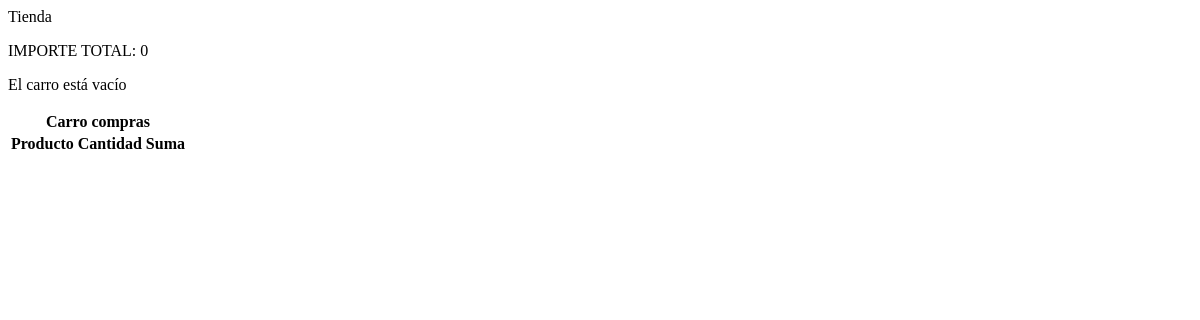
The app's page /tienda/, older data.
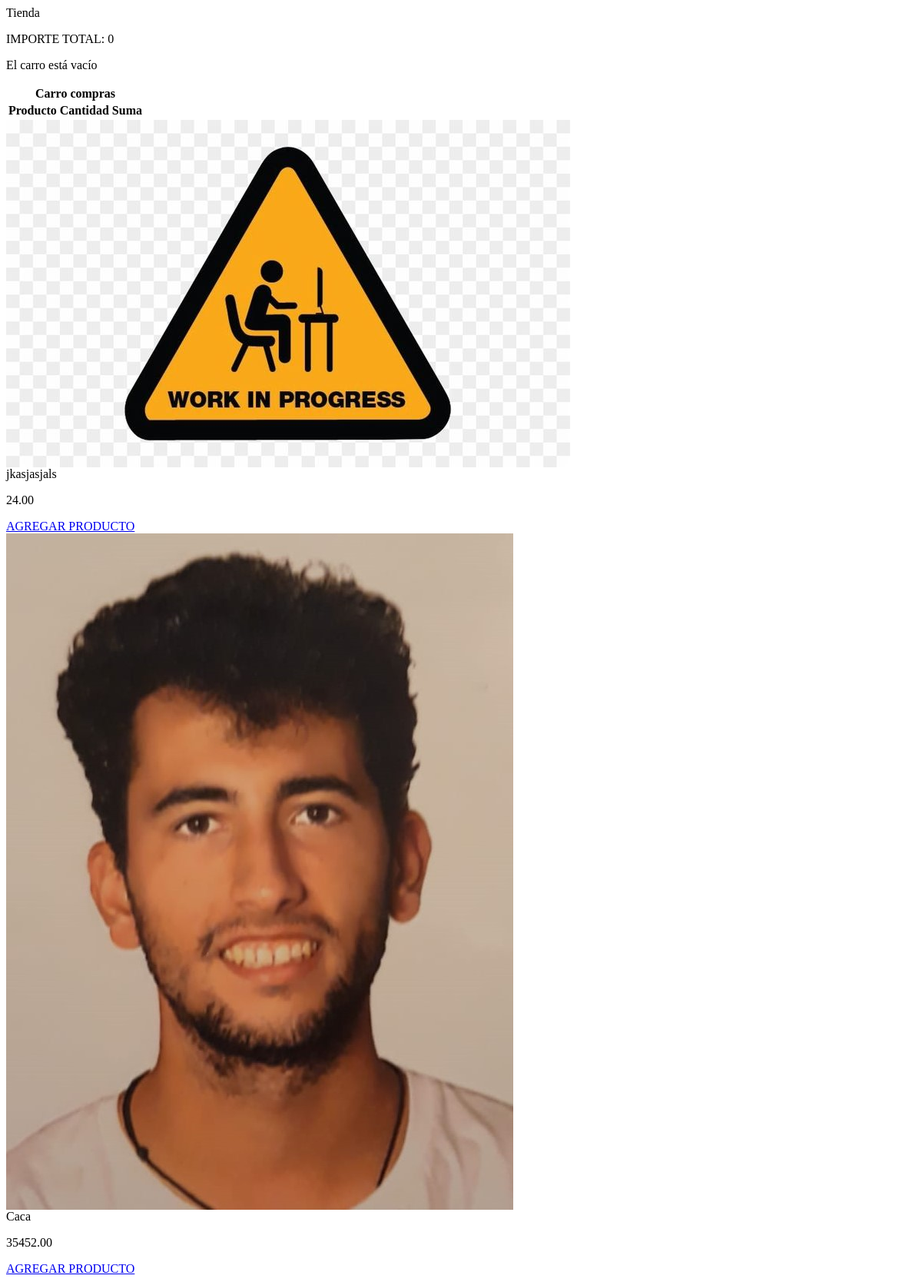
The same page, newer data.
### tienda/models.py (models this page shows, shortened)
class Producto(models.Model):
    nombre=models.CharField(max_length=50)
    updated=models.DateTimeField(auto_now=True)
    created=models.DateTimeField(auto_now_add=True)
    imagen=models.ImageField(upload_to="tienda", null=True, blank=True)
    precio = models.DecimalField(max_digits=10, decimal_places=2)
    secciones=models.ForeignKey(Seccion, on_delete=models.CASCADE)

### tienda/views.py (the view)
# urls.py: path('', views.Tienda, name="Tienda"),
def Tienda(request):
    productos=Producto.objects.all()
    return render(request, "tienda/Tienda.html", {"productos": productos})

### carro/context_processor.py (called while the page is built)
def importe_total_carro(request):
    total=0
    carro=Carro(request)
    if request.user.is_authenticated:
        print(carro.carro)
        for key, value in carro.carro.items():
            total+=float(value["precio"])*float(value["cantidad"])
    return {"importe_total_carro": total}

### tienda/templates/tienda/Tienda.html (shortened to what this page needs)
<html>
    <head>
    </head>
    <body>
        <div>
            <div>
                <p>IMPORTE TOTAL: {{importe_total_carro}}</p>
                <div>
                    {% include "carro/widget.html" %}
                </div>
            </div>
            {% for producto in productos %}
            <div>
                <div>
                    <img src="{{producto.imagen.url}}"/>
                </div>
                <h7>{{producto.nombre}}</h7>
                <p>{{producto.precio}}</p>
                <a href="{% url 'carro:agregar' producto.id %}">AGREGAR PRODUCTO</a>
            </div>
            {% endfor %}
        </div>
    </body>
</html>

### tienda/templates/carro/widget.html
<table>
    <thead>
        <tr>
            <th colspan="3">
                Carro compras
            </th>
        </tr>
        <tr>
            <th>Producto</th>
            <th>Cantidad</th>
            <th>Suma</th>
        </tr>
    </thead>
    <tbody>
        {% if request.session.carro.items %}
            {% for key, value in request.session.carro.items %}
            <tr>
                <td>{{value.nombre}}</td>
                <td>{{value.cantidad}}</td>
                <td>
                    <a href="{% url 'carro:agregar' value.producto_id %}">+</a>
                    <a href="{% url 'carro:restar' value.producto_id %}">-</a>
                    {{value.precio}}
                </td>
            </tr>
            {% endfor %}
        {% else %}
        <p>El carro está vacío</p>
        {% endif %}
    </tbody>
</table>

Row changes from the older to the newer data that the page shows:
added Producto: imagen (picture), nombre "jkasjasjals", precio "24.00"
added Producto: imagen (picture), nombre "Caca", precio "35452.00"
